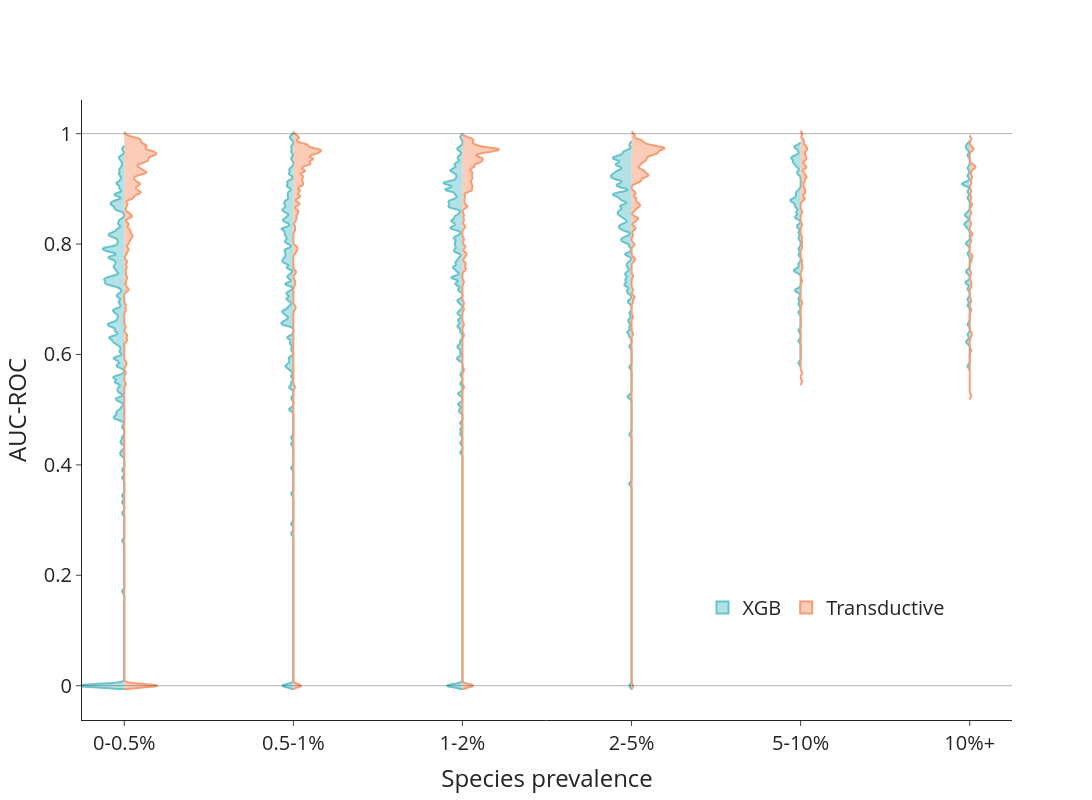

Notebook cell for this chart:
### Markdown cell above
#### Plot rarity vs scores

### Code cell
t = 'prevalence_cat' 

df = relevant_scores_auc.copy()

fig = go.Figure()

fig.add_trace(go.Violin(x=relevant_scores_auc['prevalence_cat'],
                        y=relevant_scores_auc['XGB'],
                        name='XGB',
                        side='negative',
                        line_color = px.colors.qualitative.Pastel[0])
             )
fig.add_trace(go.Violin(x=relevant_scores_auc['prevalence_cat'],
                        y=relevant_scores_auc['Transductive'],
                        name='Transductive',
                        side='positive',
                        line_color = px.colors.qualitative.Pastel[2])
             )
fig.update_traces(scalemode='count', bandwidth=.003, points = False)
fig.update_layout(violingap=0, violinmode='overlay', template='simple_white', width = 1200, height=800,
                  xaxis_title="Species prevalence", yaxis_title="AUC-ROC", font=dict(size=20),
                  legend=dict(  orientation='h',
                                yanchor='bottom',
                                y=0.15,
                                xanchor='center',
                                x=0.8,
                                font=dict(size=20)
                            )
)

fig.add_shape(type="line",
    xref="paper",
    x0=0, y0=1,
    x1=1, y1=1,
    line=dict(
        color="black",
        width=1,
    ))

fig.add_shape(type="line",
    xref="paper",
    x0=0, y0=0,
    x1=1, y1=0,
    line=dict(
        color="black",
        width=1,
    ))

fig.show()

### Figure 1 — Plotly figure (JSON) as saved in the notebook; plotly's stock layout.template omitted (floating-point values rounded to 4 significant figures; data arrays with more than 128 entries replaced by an {"elided": "..."} marker saying what was removed)
{"data": [{"bandwidth": 0.003, "line": {"color": "rgb(102, 197, 204)"}, "name": "XGB", "points": false, "scalemode": "count", "side": "negative", "type": "violin", "x": {"elided": "817 str values"}, "y": {"elided": "817 float values"}}, {"bandwidth": 0.003, "line": {"color": "rgb(248, 156, 116)"}, "name": "Transductive", "points": false, "scalemode": "count", "side": "positive", "type": "violin", "x": {"elided": "817 str values"}, "y": {"elided": "817 float values"}}], "layout": {"font": {"size": 20}, "height": 800, "legend": {"font": {"size": 20}, "orientation": "h", "x": 0.8, "xanchor": "center", "y": 0.15, "yanchor": "bottom"}, "shapes": [{"line": {"color": "black", "width": 1}, "type": "line", "x0": 0, "x1": 1, "xref": "paper", "y0": 1, "y1": 1}, {"line": {"color": "black", "width": 1}, "type": "line", "x0": 0, "x1": 1, "xref": "paper", "y0": 0, "y1": 0}], "violingap": 0, "violinmode": "overlay", "width": 1200, "xaxis": {"title": {"text": "Species prevalence"}}, "yaxis": {"title": {"text": "AUC-ROC"}}}}
